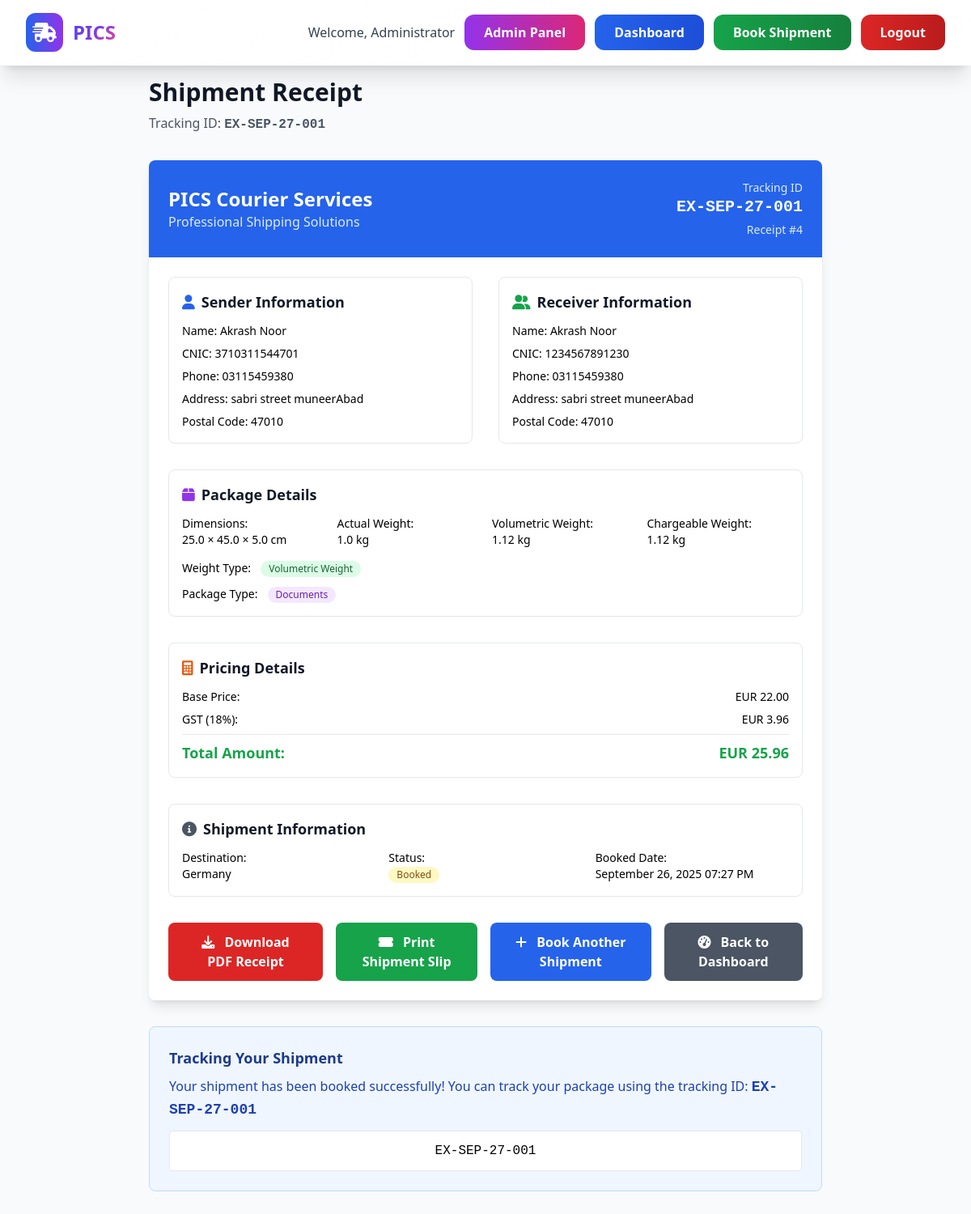
/shipment/4/receipt (signed in), run on the app's committed database.
### main.py (models this page shows, shortened)
class Client(UserMixin, db.Model):
    id = db.Column(db.Integer, primary_key=True)
    name = db.Column(db.String(100), nullable=False)
    email = db.Column(db.String(100), unique=True, nullable=False)
    password_hash = db.Column(db.String(128), nullable=False)
    phone = db.Column(db.String(20), nullable=False)
    cnic = db.Column(db.String(20), unique=True, nullable=False)
    address = db.Column(db.Text, nullable=False)
    postal_code = db.Column(db.String(20), nullable=False)
    is_admin = db.Column(db.Boolean, default=False)
    created_at = db.Column(db.DateTime, default=datetime.utcnow)

class Shipment(db.Model):
    id = db.Column(db.Integer, primary_key=True)
    tracking_id = db.Column(db.String(50), unique=True, nullable=False)
    client_id = db.Column(db.Integer, db.ForeignKey('client.id'), nullable=False)
    sender_name = db.Column(db.String(100), nullable=False)
    sender_phone = db.Column(db.String(20), nullable=False)
    sender_cnic = db.Column(db.String(20), nullable=False)
    sender_address = db.Column(db.Text, nullable=False)
    sender_postal_code = db.Column(db.String(20), nullable=False)
    receiver_name = db.Column(db.String(100), nullable=False)
    receiver_phone = db.Column(db.String(20), nullable=False)
    receiver_cnic = db.Column(db.String(20), nullable=False)
    receiver_address = db.Column(db.Text, nullable=False)
    receiver_postal_code = db.Column(db.String(20), nullable=False)
    destination_country_id = db.Column(db.Integer, db.ForeignKey('country.id'), nullable=False)
    length = db.Column(db.Float, nullable=False)
    width = db.Column(db.Float, nullable=False)
    height = db.Column(db.Float, nullable=False)
    actual_weight = db.Column(db.Float, nullable=False)
    weight_type = db.Column(db.String(20), nullable=False)  # 'actual' or 'volumetric'
    document_type = db.Column(db.String(20), nullable=False, default='non_docs')  # 'docs' or 'non_docs'
    volumetric_weight = db.Column(db.Float, nullable=False)
    chargeable_weight = db.Column(db.Float, nullable=False)
    base_price = db.Column(db.Float, nullable=False)
    gst_amount = db.Column(db.Float, nullable=False)
    final_price = db.Column(db.Float, nullable=False)
    status = db.Column(db.String(20), default='booked')  # booked, in_transit, delivered, cancelled
    undertaking_accepted = db.Column(db.Boolean, default=False)
    undertaking_text = db.Column(db.Text)
    created_at = db.Column(db.DateTime, default=datetime.utcnow)
    client = db.relationship('Client', backref=db.backref('shipments', lazy=True))
    destination_country = db.relationship('Country', backref=db.backref('shipments', lazy=True))

class Country(db.Model):
    id = db.Column(db.Integer, primary_key=True)
    name = db.Column(db.String(100), nullable=False)
    code = db.Column(db.String(3), unique=True, nullable=False)
    currency = db.Column(db.String(3), nullable=False)
    is_active = db.Column(db.Boolean, default=True)

### main.py (the view)
@app.route('/shipment/<int:shipment_id>/receipt')
@login_required
def shipment_receipt(shipment_id):
    shipment = Shipment.query.get_or_404(shipment_id)
    if shipment.client_id != current_user.id and not current_user.is_admin:
        flash('Access denied.', 'error')
        return redirect(url_for('dashboard'))
    return render_template('receipt.html', shipment=shipment)

### templates/receipt.html (shortened to what this page needs)
{% extends 'base.html' %}
{% block content %}
<div class="min-h-screen py-8">
    <div class="max-w-4xl mx-auto px-4 sm:px-6 lg:px-8">
        <div class="mb-8">
            <h1 class="text-3xl font-bold text-gray-900">Shipment Receipt</h1>
            <p class="mt-2 text-gray-600">Tracking ID: <span class="font-mono font-bold">{{ shipment.tracking_id }}</span></p>
        </div>
        <div class="bg-white shadow-lg rounded-lg overflow-hidden">
            <div class="bg-blue-600 text-white p-6">
                <div class="flex items-center justify-between">
                    <div>
                        <h2 class="text-2xl font-bold">PICS Courier Services</h2>
                        <p class="text-blue-100">Professional Shipping Solutions</p>
                    </div>
                    <div class="text-right">
                        <div class="text-sm text-blue-100">Tracking ID</div>
                        <div class="text-xl font-bold font-mono">{{ shipment.tracking_id }}</div>
                        <div class="text-sm text-blue-100 mt-1">Receipt #{{ shipment.id }}</div>
                    </div>
                </div>
            </div>
            <div class="p-6">
                <div class="grid grid-cols-1 md:grid-cols-2 gap-8 mb-8">
                    <div class="border border-gray-200 rounded-lg p-4">
                        <h3 class="text-lg font-semibold text-gray-900 mb-3 flex items-center">
                            <i class="fas fa-user text-blue-600 mr-2"></i>
                            Sender Information
                        </h3>
                        <div class="space-y-2 text-sm">
                            <div><span class="font-medium">Name:</span> {{ shipment.sender_name }}</div>
                            <div><span class="font-medium">CNIC:</span> {{ shipment.sender_cnic }}</div>
                            <div><span class="font-medium">Phone:</span> {{ shipment.sender_phone }}</div>
                            <div><span class="font-medium">Address:</span> {{ shipment.sender_address }}</div>
                            <div><span class="font-medium">Postal Code:</span> {{ shipment.sender_postal_code }}</div>
                        </div>
                    </div>
                    <div class="border border-gray-200 rounded-lg p-4">
                        <h3 class="text-lg font-semibold text-gray-900 mb-3 flex items-center">
                            <i class="fas fa-user-friends text-green-600 mr-2"></i>
                            Receiver Information
                        </h3>
                        <div class="space-y-2 text-sm">
                            <div><span class="font-medium">Name:</span> {{ shipment.receiver_name }}</div>
                            <div><span class="font-medium">CNIC:</span> {{ shipment.receiver_cnic }}</div>
                            <div><span class="font-medium">Phone:</span> {{ shipment.receiver_phone }}</div>
                            <div><span class="font-medium">Address:</span> {{ shipment.receiver_address }}</div>
                            <div><span class="font-medium">Postal Code:</span> {{ shipment.receiver_postal_code }}</div>
                        </div>
                    </div>
                </div>
                <div class="border border-gray-200 rounded-lg p-4 mb-8">
                    <h3 class="text-lg font-semibold text-gray-900 mb-3 flex items-center">
                        <i class="fas fa-box text-purple-600 mr-2"></i>
                        Package Details
                    </h3>
                    <div class="grid grid-cols-2 md:grid-cols-4 gap-4 text-sm">
                        <div>
                            <span class="font-medium">Dimensions:</span><br>
                            {{ shipment.length }} × {{ shipment.width }} × {{ shipment.height }} cm
                        </div>
                        <div>
                            <span class="font-medium">Actual Weight:</span><br>
                            {{ shipment.actual_weight }} kg
                        </div>
                        <div>
                            <span class="font-medium">Volumetric Weight:</span><br>
                            {{ "%.2f"|format(shipment.volumetric_weight) }} kg
                        </div>
                        <div>
                            <span class="font-medium">Chargeable Weight:</span><br>
                            {{ "%.2f"|format(shipment.chargeable_weight) }} kg
                        </div>
                    </div>
                    <div class="mt-3">
                        <span class="font-medium text-sm">Weight Type:</span>
                        <span class="inline-flex items-center px-2.5 py-0.5 rounded-full text-xs font-medium
                            {% if shipment.weight_type == 'actual' %}bg-blue-100 text-blue-800
                            {% else %}bg-green-100 text-green-800{% endif %} ml-2">
                            {{ shipment.weight_type.title() }} Weight
                        </span>
                    </div>
                    <div class="mt-2">
                        <span class="font-medium text-sm">Package Type:</span>
                        <span class="inline-flex items-center px-2.5 py-0.5 rounded-full text-xs font-medium
                            {% if shipment.document_type == 'docs' %}bg-purple-100 text-purple-800
                            {% else %}bg-orange-100 text-orange-800{% endif %} ml-2">
                            {{ 'Documents' if shipment.document_type == 'docs' else 'Non-Documents' }}
                        </span>
                    </div>
                </div>
                <div class="border border-gray-200 rounded-lg p-4 mb-8">
                    <h3 class="text-lg font-semibold text-gray-900 mb-3 flex items-center">
                        <i class="fas fa-calculator text-orange-600 mr-2"></i>
                        Pricing Details
                    </h3>
                    <div class="space-y-2 text-sm">
                        <div class="flex justify-between">
                            <span>Base Price:</span>
                            <span class="font-medium">{{ shipment.destination_country.currency }} {{ "%.2f"|format(shipment.base_price) }}</span>
                        </div>
                        <div class="flex justify-between">
                            <span>GST (18%):</span>
                            <span class="font-medium">{{ shipment.destination_country.currency }} {{ "%.2f"|format(shipment.gst_amount) }}</span>
                        </div>
                        <hr class="my-2">
                        <div class="flex justify-between text-lg font-bold text-green-600">
                            <span>Total Amount:</span>
                            <span>{{ shipment.destination_country.currency }} {{ "%.2f"|format(shipment.final_price) }}</span>
                        </div>
                    </div>
                </div>
                <div class="border border-gray-200 rounded-lg p-4 mb-8">
                    <h3 class="text-lg font-semibold text-gray-900 mb-3 flex items-center">
                        <i class="fas fa-info-circle text-gray-600 mr-2"></i>
                        Shipment Information
                    </h3>
                    <div class="grid grid-cols-2 md:grid-cols-3 gap-4 text-sm">
                        <div>
                            <span class="font-medium">Destination:</span><br>
                            {{ shipment.destination_country.name }}
                        </div>
                        <div>
                            <span class="font-medium">Status:</span><br>
                            <span class="inline-flex items-center px-2.5 py-0.5 rounded-full text-xs font-medium
                                {% if shipment.status == 'booked' %}bg-yellow-100 text-yellow-800
                                {% elif shipment.status == 'in_transit' %}bg-blue-100 text-blue-800
                                {% elif shipment.status == 'delivered' %}bg-green-100 text-green-800
                                {% else %}bg-red-100 text-red-800{% endif %}">
                                {{ shipment.status.title() }}
                            </span>
                        </div>
                        <div>
                            <span class="font-medium">Booked Date:</span><br>
                            {{ shipment.created_at.strftime('%B %d, %Y %I:%M %p') }}
                        </div>
                    </div>
                </div>
                <div class="flex flex-col sm:flex-row gap-4 justify-center">
                    <a href="{{ url_for('download_receipt', shipment_id=shipment.id) }}"
                       class="bg-red-600 text-white px-6 py-3 rounded-lg font-semibold hover:bg-red-700 text-center">
                        <i class="fas fa-download mr-2"></i>
                        Download PDF Receipt
                    </a>
                    <a href="{{ url_for('shipment_slip', shipment_id=shipment.id) }}"
                       class="bg-green-600 text-white px-6 py-3 rounded-lg font-semibold hover:bg-green-700 text-center">
                        <i class="fas fa-ticket-alt mr-2"></i>
                        Print Shipment Slip
                    </a>
                    <a href="{{ url_for('book_shipment') }}"
                       class="bg-blue-600 text-white px-6 py-3 rounded-lg font-semibold hover:bg-blue-700 text-center">
                        <i class="fas fa-plus mr-2"></i>
                        Book Another Shipment
                    </a>
                    <a href="{{ url_for('dashboard') }}"
                       class="bg-gray-600 text-white px-6 py-3 rounded-lg font-semibold hover:bg-gray-700 text-center">
                        <i class="fas fa-tachometer-alt mr-2"></i>
                        Back to Dashboard
                    </a>
                </div>
            </div>
        </div>
        <div class="mt-8 bg-blue-50 border border-blue-200 rounded-lg p-6">
            <h3 class="text-lg font-semibold text-blue-900 mb-2">Tracking Your Shipment</h3>
            <p class="text-blue-800 mb-3">
                Your shipment has been booked successfully! You can track your package using the tracking ID:
                <span class="font-mono font-bold text-lg">{{ shipment.tracking_id }}</span>
            </p>
            <div class="bg-white p-3 rounded border font-mono text-center">
                {{ shipment.tracking_id }}
            </div>
        </div>
    </div>
</div>
{% endblock %}

### templates/base.html (shortened to what this page needs)
<!DOCTYPE html>
<html lang="en">
<head>
    <script src="https://cdn.tailwindcss.com"></script>
    <link href="https://cdnjs.cloudflare.com/ajax/libs/font-awesome/6.0.0/css/all.min.css" rel="stylesheet">
</head>
<body class="font-sans bg-gray-50">
    <nav class="fixed w-full nav-gradient shadow-xl z-50 border-b border-white/20">
        <div class="max-w-7xl mx-auto px-4 sm:px-6 lg:px-8">
            <div class="flex justify-between h-20">
                <div class="flex items-center">
                    <div class="bg-gradient-to-r from-blue-600 to-purple-600 p-2 rounded-xl mr-3">
                        <i class="fas fa-shipping-fast text-2xl text-white"></i>
                    </div>
                    <span class="text-2xl font-bold text-gradient">PICS</span>
                </div>
                <div class="flex items-center space-x-3">
                    {% if current_user.is_authenticated %}
                        <div class="hidden md:flex items-center space-x-3">
                            <span class="text-gray-700 font-medium">Welcome, {{ current_user.name }}</span>
                            {% if current_user.is_admin %}
                                <a href="{{ url_for('admin') }}" class="modern-button bg-gradient-to-r from-purple-600 to-pink-600 text-white px-6 py-2.5 hover:from-purple-700 hover:to-pink-700">
                                    Admin Panel
                                </a>
                            {% endif %}
                            <a href="{{ url_for('dashboard') }}" class="modern-button bg-gradient-to-r from-blue-600 to-blue-700 text-white px-6 py-2.5 hover:from-blue-700 hover:to-blue-800">
                                Dashboard
                            </a>
                            <a href="{{ url_for('book_shipment') }}" class="modern-button bg-gradient-to-r from-green-600 to-green-700 text-white px-6 py-2.5 hover:from-green-700 hover:to-green-800">
                                Book Shipment
                            </a>
                            <a href="{{ url_for('logout') }}" class="modern-button bg-gradient-to-r from-red-600 to-red-700 text-white px-6 py-2.5 hover:from-red-700 hover:to-red-800">
                                Logout
                            </a>
                        </div>
                    {% endif %}
                </div>
            </div>
        </div>
    </nav>
    <main class="pt-16">
        {% block content %}{% endblock %}
    </main>
</body>
</html>

### data on the page
Client: name "Administrator"
Shipment: tracking_id "EX-SEP-27-001", id "4", sender_name "Akrash Noor", sender_cnic "3710311544701", sender_phone "03115459380", sender_address "sabri street muneerAbad", sender_postal_code "47010", receiver_name "Akrash Noor", receiver_cnic "1234567891230", receiver_phone "03115459380", receiver_address "sabri street muneerAbad", receiver_postal_code "47010", length "25.0", width "45.0", height "5.0", actual_weight "1.0", volumetric_weight "1.12", chargeable_weight "1.12", weight_type "Volumetric", document_type "Documents", base_price "22.00", gst_amount "3.96", final_price "25.96", status "Booked", created_at "September 26, 2025 07:27 PM"
Country: destination_country.currency "EUR", destination_country.name "Germany"
